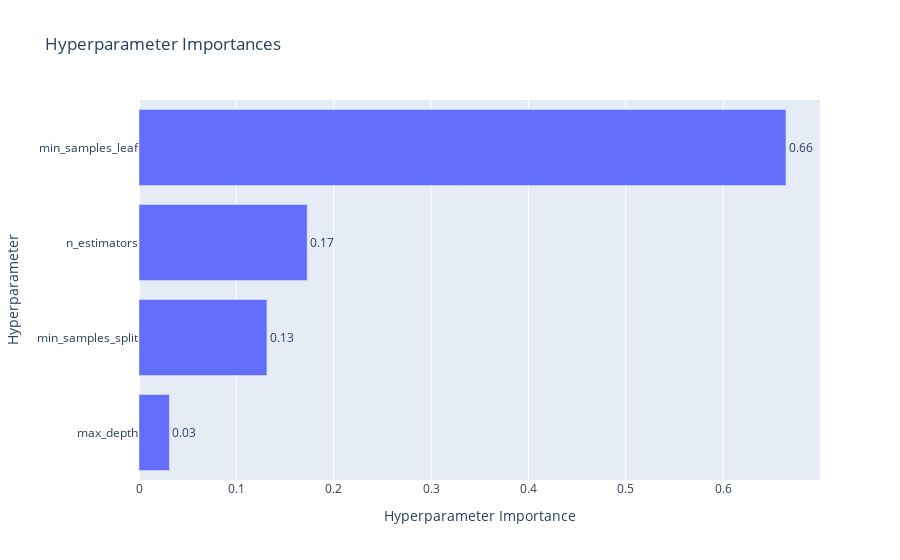

Source (notebook cell):
### Code cell
optuna.visualization.plot_param_importances(study_sv_reg_tpesmp_threshld)

### Figure 1 — Plotly figure (JSON) as saved in the notebook; plotly's stock layout.template omitted (floating-point values rounded to 4 significant figures)
{"data": [{"cliponaxis": false, "hovertemplate": ["max_depth (IntDistribution): 0.031265346177830576<extra></extra>", "min_samples_split (IntDistribution): 0.13140621050293158<extra></extra>", "n_estimators (IntDistribution): 0.17275582058197012<extra></extra>", "min_samples_leaf (IntDistribution): 0.6645726227372677<extra></extra>"], "name": "Objective Value", "orientation": "h", "text": ["0.03", "0.13", "0.17", "0.66"], "textposition": "outside", "type": "bar", "x": [0.03127, 0.1314, 0.1728, 0.6646], "y": ["max_depth", "min_samples_split", "n_estimators", "min_samples_leaf"]}], "layout": {"autosize": true, "title": {"text": "Hyperparameter Importances"}, "xaxis": {"autorange": true, "range": [0, 0.6996], "title": {"text": "Hyperparameter Importance"}, "type": "linear"}, "yaxis": {"autorange": true, "range": [-0.5, 3.5], "title": {"text": "Hyperparameter"}, "type": "category"}}}
